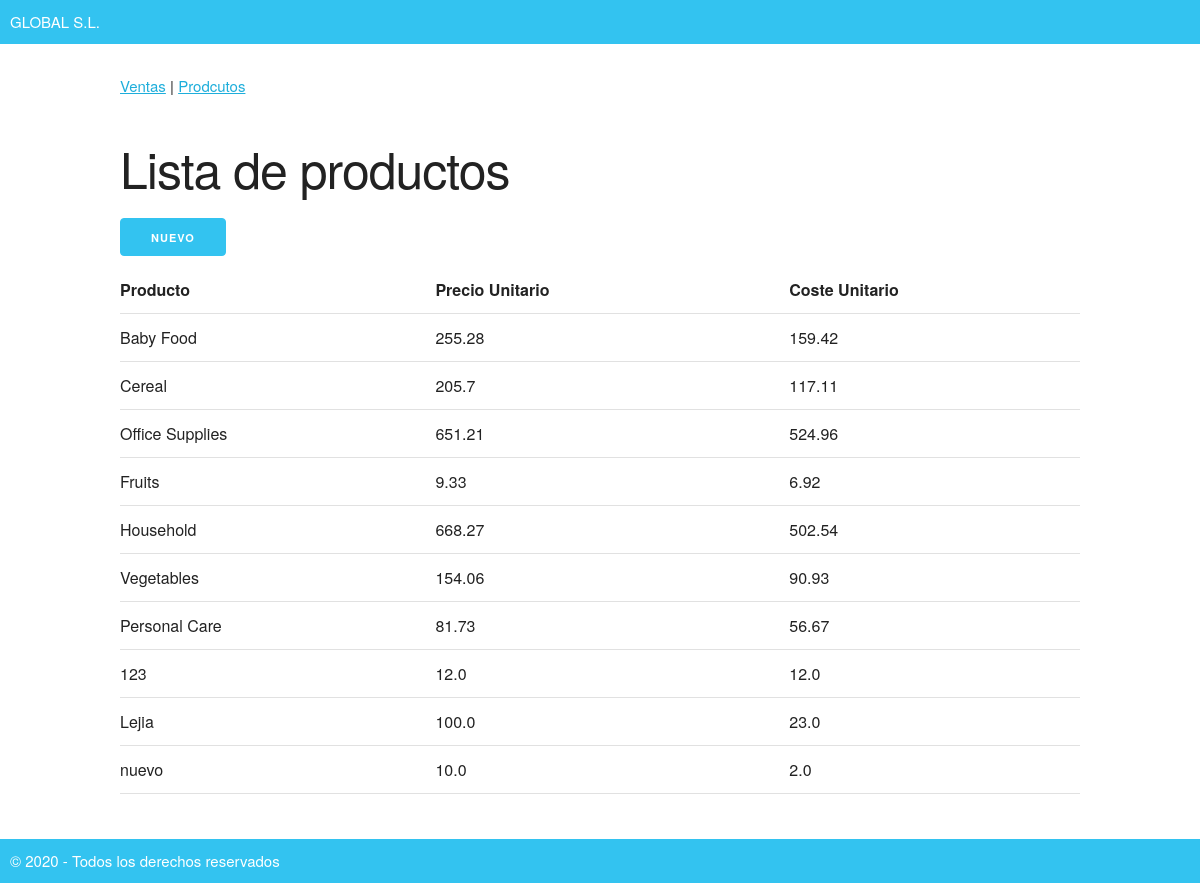
Before: /productos with the older database file.
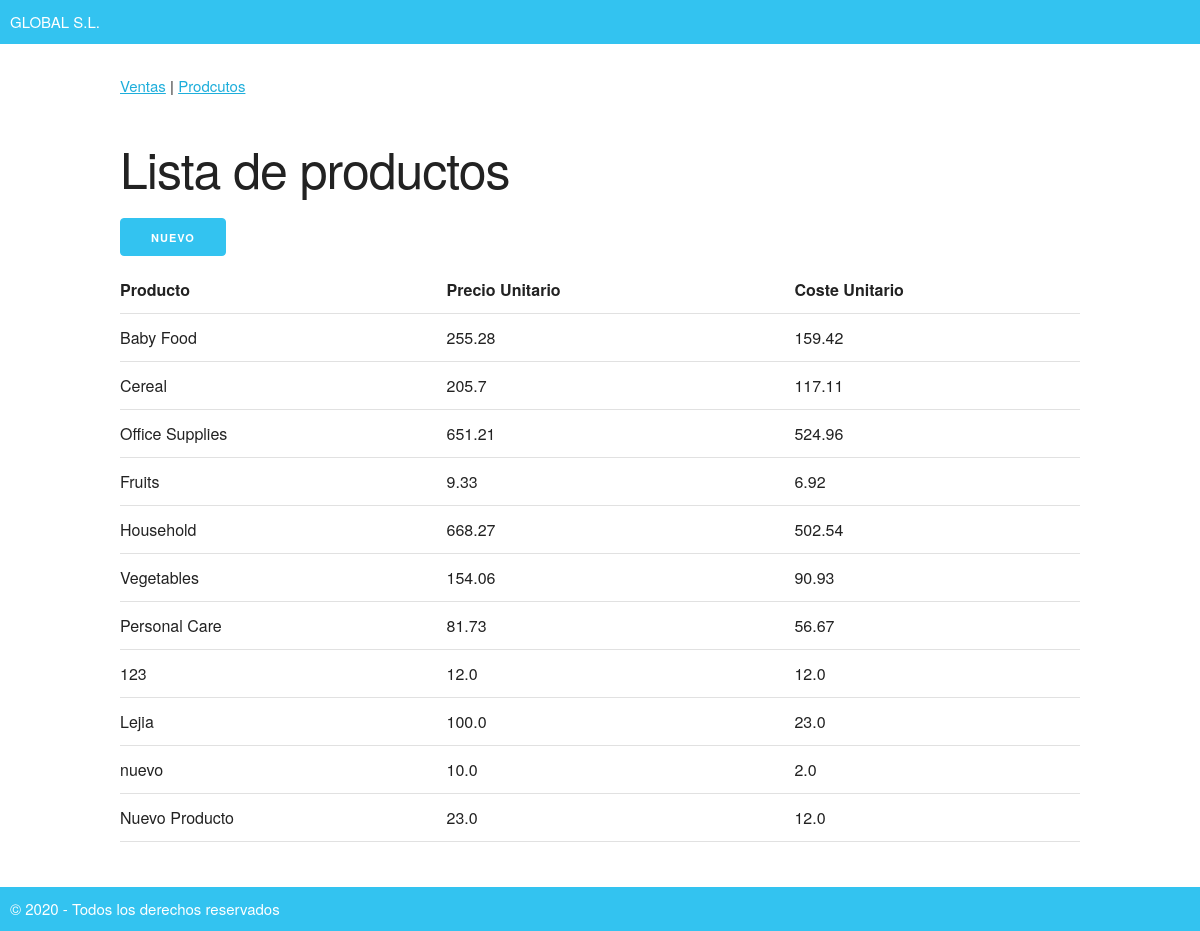
After: the same page with the newer database file.
### tables this page shows
CREATE TABLE "productos" (
	"id"	INTEGER UNIQUE,
	"tipo_producto"	TEXT NOT NULL UNIQUE,
	"precio_unitario"	REAL NOT NULL,
	"coste_unitario"	REAL NOT NULL,
	PRIMARY KEY("id" AUTOINCREMENT)
);

### the_app/routes.py (the view)
@app.route("/productos")
def productos():
    conn = sqlite3.connect(BASE_DATOS)
    cur = conn.cursor()
    query = "SELECT id, tipo_producto, precio_unitario, coste_unitario FROM productos;"
    productos = cur.execute(query).fetchall()
    conn.close()
    return render_template ('productos.html', productos=productos)

### the_app/templates/productos.html (shortened to what this page needs)
{% extends 'base.html' %}
{% block contenido %}
    <h1>Lista de productos</h1>
    <a class='button button-primary' href="/addproducto">Nuevo</a>
    <table class="u-full-width">
        <tr>
            <th>Producto</th>
            <th>Precio Unitario</th>
            <th>Coste Unitario</th>
        </tr>
        {% for producto in productos %}
        <tr>
            <td class="producto">{{ producto[1] }}</td>
            <td class="numero">{{ producto[2] }}</td>
            <td class="numero">{{ producto[3] }}</td>
        </tr>
        {% endfor %}
    </table>
{% endblock %}

### the_app/templates/base.html (shortened to what this page needs)
<html lang="en">
<head>
    <link rel="stylesheet" href="/static/normalize.css">
    <link rel="stylesheet" href="/static/skeleton.css">
    <link rel="stylesheet" href="/static/styles.css">
</head>
<body>
    <header>
        GLOBAL S.L.
    </header>
    <section class="container">
        <div class="menu">
            <a href="/"> Ventas</a> | <a href="/productos">Prodcutos</a>
        </div>
        {% block contenido %}{% endblock %}
    </section>
    <footer>
        &copy; 2020 - Todos los derechos reservados
    </footer>
</body>
</html>

### the_app/static/skeleton.css (style rules this page uses)
.container { position: relative; width: 100%; max-width: 960px; margin: 0 auto; padding: 0 20px; box-sizing: border-box; }
@media (min-width: 400px) { .container { width: 85%; padding: 0; } }
@media (min-width: 550px) { .container { width: 80%; } }
html { font-size: 62.5%; }
body { font-size: 1.5em; line-height: 1.6; font-weight: 400; font-family: "Raleway", "HelveticaNeue", "Helvetica Neue", Helvetica, Arial, sans-serif; color: #222; }
h1, h2, h3, h4, h5, h6 { margin-top: 0; margin-bottom: 2rem; font-weight: 300; }
h1 { font-size: 4.0rem; line-height: 1.2; letter-spacing: -.1rem; }
@media (min-width: 550px) { h1 { font-size: 5.0rem; } }
a { color: #1EAEDB; }
.button, button, input[type="submit"], input[type="reset"], input[type="button"] { display: inline-block; height: 38px; padding: 0 30px; color: #555; text-align: center; font-size: 11px; font-weight: 600; line-height: 38px; letter-spacing: .1rem; text-transform: uppercase; text-decoration: none; white-space: nowrap; background-color: transparent; border-radius: 4px; border: 1px solid #bbb; cursor: pointer; box-sizing: border-box; }
.button.button-primary, button.button-primary, input[type="submit"].button-primary, input[type="reset"].button-primary, input[type="button"].button-primary { color: #FFF; background-color: #33C3F0; border-color: #33C3F0; }
th, td { padding: 12px 15px; text-align: left; border-bottom: 1px solid #E1E1E1; }
th:first-child, td:first-child { padding-left: 0; }
th:last-child, td:last-child { padding-right: 0; }
button, .button { margin-bottom: 1rem; }
pre, blockquote, dl, figure, table, p, ul, ol, form { margin-bottom: 2.5rem; }
.u-full-width { width: 100%; box-sizing: border-box; }
.container:after, .row:after, .u-cf { content: ""; display: table; clear: both; }

### the_app/static/styles.css (style rules this page uses)
header,footer { padding: 10px; background-color: #33c3f0; color:white }
header { margin-bottom: 20px; }
footer { margin-top: 20px; }
.menu { padding-top: 10px; padding-bottom: 40px; }

Changed rows visible on the page:
added productos: tipo_producto "Nuevo Producto", precio_unitario "23.0", coste_unitario "12.0"
